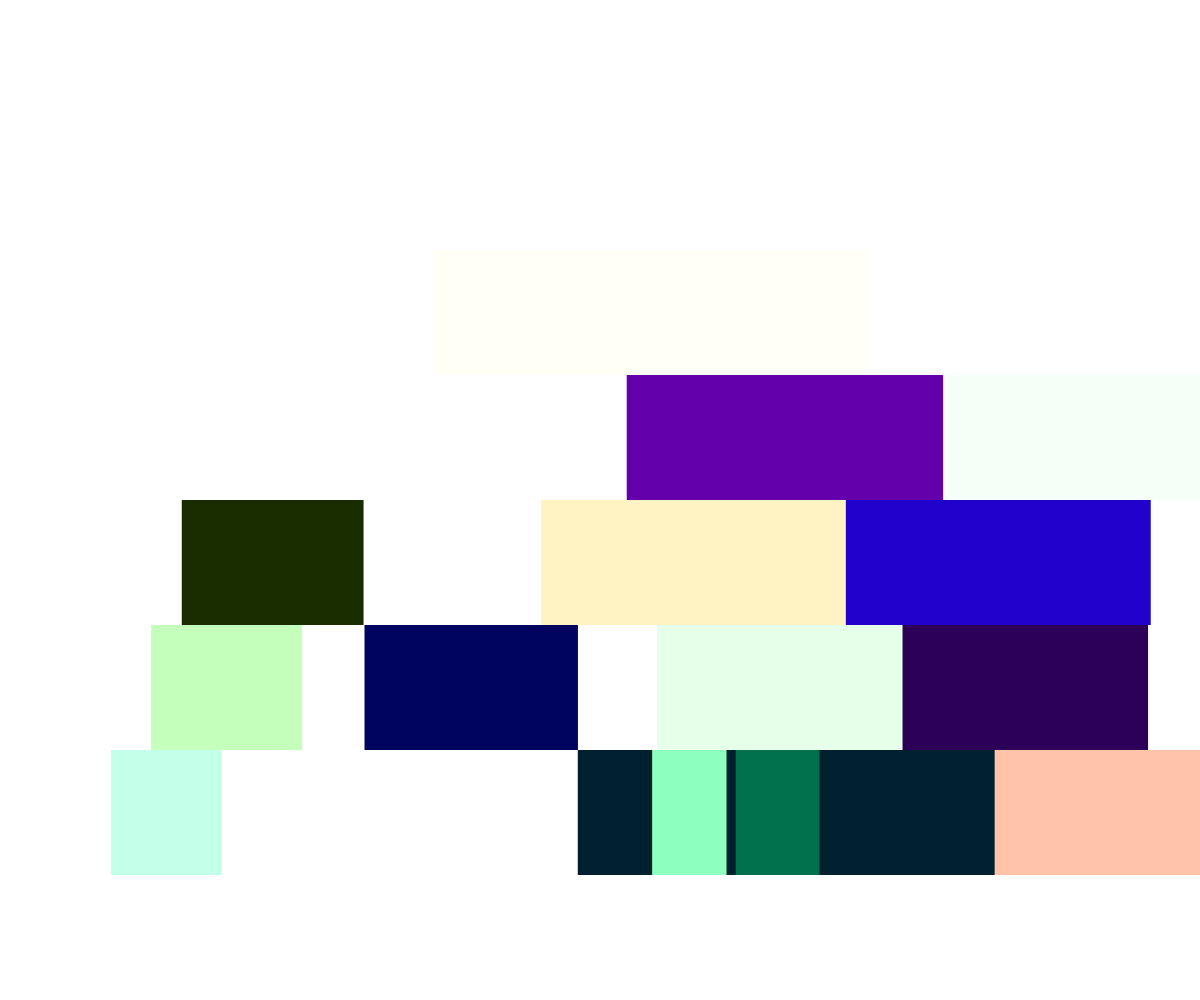
Frame 1 (no input)
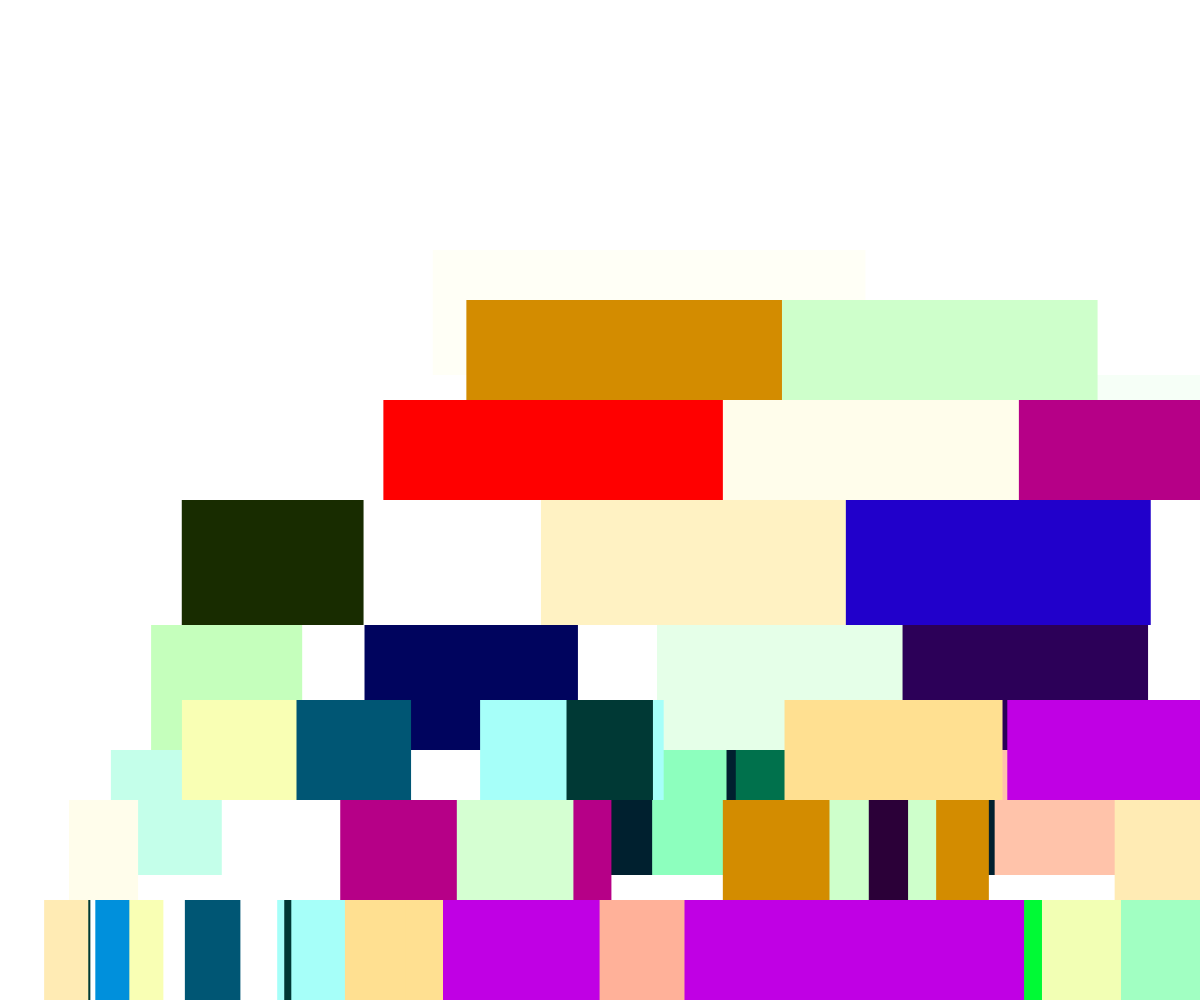
Frame 2 (the mouse pressed at the canvas centre, redrawn once)

The p5.js sketch that drew these frames (run headless with seeded random() and noise() and a simulated clock; the mouse was pressed at the canvas centre and the sketch redrawn once):

// p5.js sketch
// ── sketch.js
'use strict';

var colorCount = 20;

var hueValues = [];
var saturationValues = [];
var brightnessValues = [];


function setup() {
  createCanvas(windowWidth, windowHeight);
  colorMode(HSB, 360, 100, 100, 100);
  noStroke();
}

function draw() {
  noLoop();

  for (var i = 0; i < colorCount; i++) {
    if (i % 2 == 0) {
      hueValues[i] = random(180);
      saturationValues[i] = random(50);
      brightnessValues[i] = 100;
    } else {
      hueValues[i] = random(360);
      saturationValues[i] = 100;
      brightnessValues[i] = random(100);
    }
  }

  var counter = 0;

  // row count and row height. converting to an integer
  var tileCountY = int(random(5, 30));
  var tileHeight = height / tileCountY;

  // seperate each line in parts
  for (var gridY = tileCountY; gridY >= 0; gridY--) {
    // how many fragments
    //starting the partCount at 1
    var partCount = gridY + 1;
    var parts = [];

    //
    for (var i = 0; i < partCount; i++) {
      // sub fragments or not?
      //checking a random value. gives you a value between 0 and 1
      //7.5% chance it will be this
      if (random() < 0.075) {
        // take care of big values
        var fragments = int(random(2, 20));
        //looping through the array and adding the parts together
        partCount = partCount + fragments;
        for (var ii = 0; ii < fragments; ii++) {
          parts.push(random(2));
        }
      } else {
        //generating an array or random number that will be used to calculate the over scale of each part compared to the sum of all parts
        parts.push(random(2, 20));
      }
    }

    // add all subparts
    var sumPartsTotal = 0;
    for (var j = 0; j < partCount; j++) {
      sumPartsTotal += parts[j];
    }

    // draw rects
    var sumPartsNow = 0;
    for (var gridX = 0; gridX < parts.length; gridX++) {
      sumPartsNow += parts[gridX];

      //useing the mapping function to scale from thr part length relative to the sumPartsTotal to 0 and the width
      //the x position has to be tracked
      var x = map(sumPartsNow, 0, sumPartsTotal, 0, width);
      var y = tileHeight * i;
      var w = -map(parts[gridX], 0, sumPartsTotal, 0, width);
      var h = tileHeight;

      var index = counter % colorCount;
      var col = color(hueValues[index], saturationValues[index], brightnessValues[index]);
      fill(col);
      rect(x, y, w, h);

      counter++;
    }
  }
}
